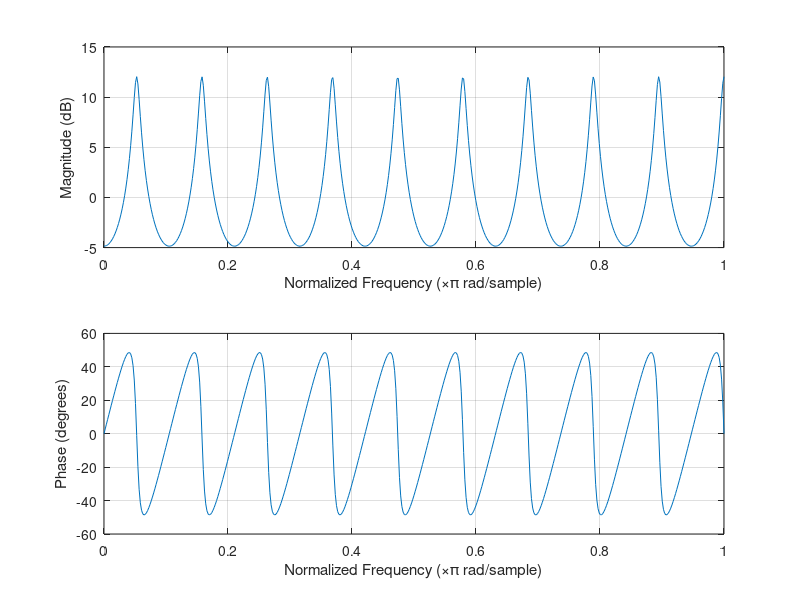

Recreate this plot in MATLAB.
% IIRFrequencyResponse.m
% ECSE 490 - DSP Lab
% Group 1 - Isabel Helleur and Loren Lugosch
% Experiment 1 - February 6, 2013

% Gain
G = 3/4;

numerator = [1 0 0 0 0 0 0 0 0 0 0 0 0 0 0 0 0 0 0 0];
denominator = [1 0 0 0 0 0 0 0 0 0 0 0 0 0 0 0 0 0 0 G];
freqz(numerator, denominator);
